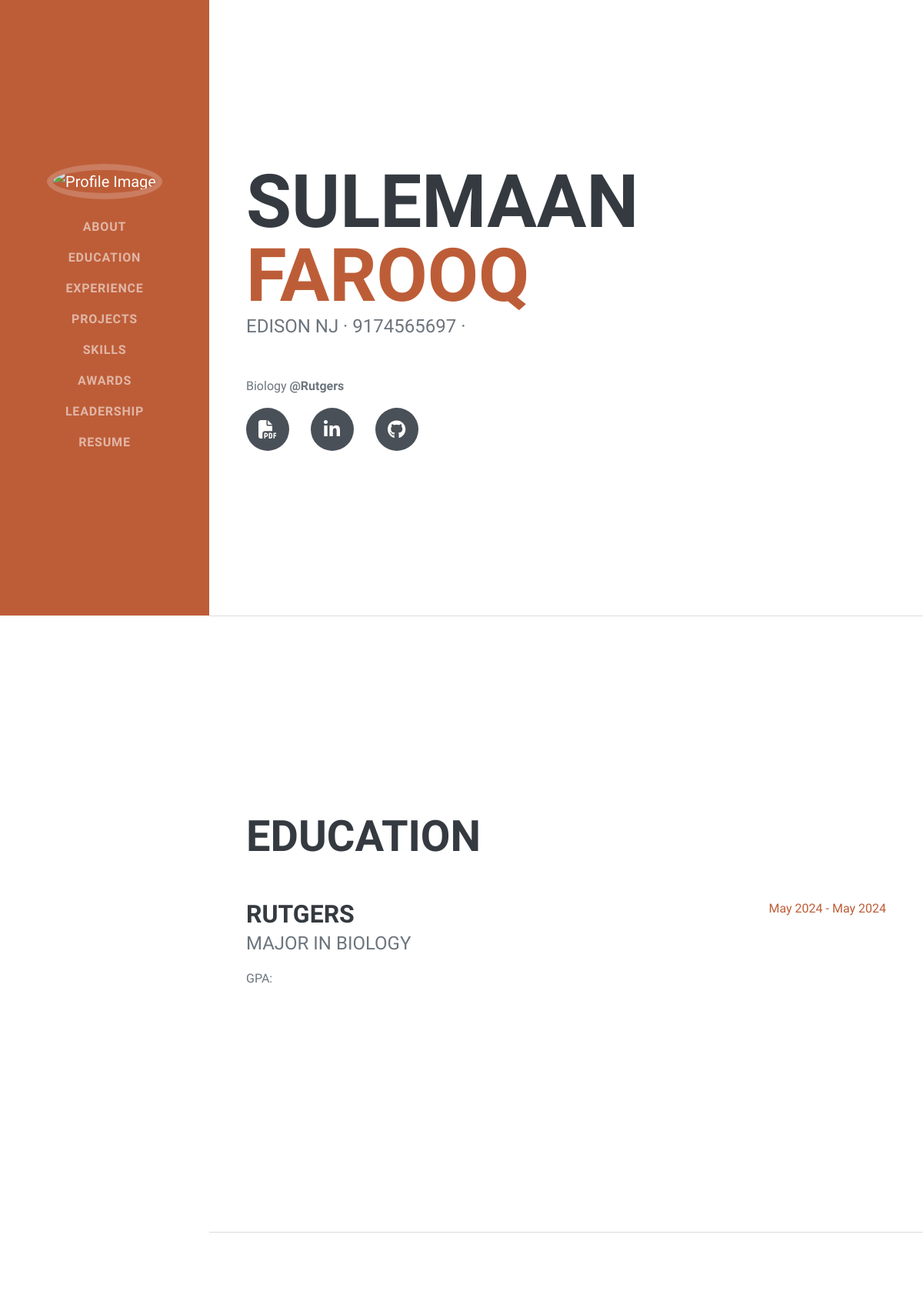
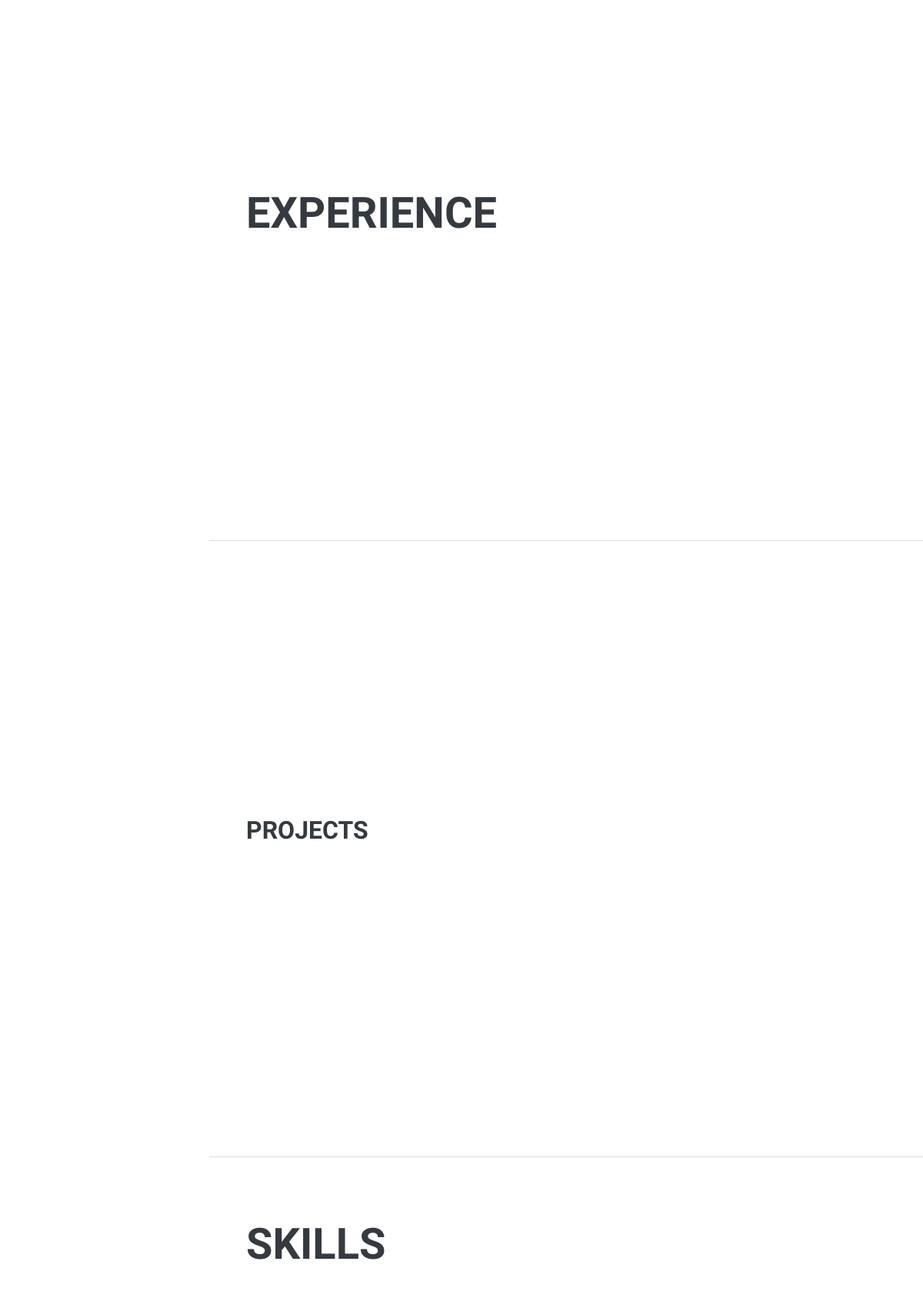
/sulemaan/ (upper part), run on the app's committed database (2 pictures, top to bottom).
### resume_app/models.py (models this page shows, shortened)
class UserProfile(models.Model):
    def profile_image_upload_to(instance, filename):
        return f"profile_pictures/{instance.account.id}.jpg"
    id = models.AutoField(primary_key=True)
    account = models.ForeignKey(Account, on_delete=models.CASCADE, null=True, related_name='account_user_profile')
    user = models.ForeignKey(User, on_delete=models.CASCADE, null=True, related_name='user_profile_user')
    first_name = models.CharField(max_length=255)
    last_name = models.CharField(max_length=255)
    phone = models.CharField(max_length=15)
    city = models.CharField(max_length=255)
    state = models.CharField(max_length=255)
    linkedin_link = models.URLField(blank=True, null=True)
    resume_link = models.URLField(blank=True, null=True)
    github_link = models.URLField(blank=True, null=True)
    website_link = models.URLField(blank=True, null=True)
    profile_image = models.ImageField(upload_to=profile_image_upload_to, storage=OverwriteStorage(), blank=True, null=True)
    institution = models.CharField(max_length=255, blank=True, null=True)
    major = models.CharField(max_length=255, blank=True, null=True)
    minor = models.CharField(max_length=255, blank=True, null=True)
    start_date = models.DateField(default=date.today)
    end_date = models.DateField(default=date.today)
    spoken_languages = models.CharField(max_length=255, blank=True, null=True)
    programming_languages = models.CharField(max_length=255, blank=True, null=True)
    technical_skills = models.CharField(max_length=255, blank=True, null=True)
    leadership = models.CharField(max_length=255, blank=True, null=True)
    DEGREE_CHOICES = [
        ('Science', 'Science'),
        ('Art', 'Art'),
    ]
    degree_type = models.CharField(
        max_length=10,
        choices=DEGREE_CHOICES,
        blank=True,
        null=True,
    )

### resume_app/views.py (the view)
# urls.py: path('<str:url_name>/', website, name='website'),
def website(request, url_name):
    account = Account.objects.get(name=url_name)
    user_profile = get_object_or_404(UserProfile, account=account)
    user_plan = Plan.objects.get(account = account)
    context = {
        'user_profile': user_profile,
        'account' : account,
        'user_plan' : user_plan,
    }
    return render(request, 'website.html', context)

### resume_app/templates/website.html (shortened to what this page needs)
{% load static %}
<!DOCTYPE html>
<html lang="en">
    <head>
        <link href="{% static 'css/styles.css' %}" rel="stylesheet" />
    </head>
    <body>
    <body id="page-top">
        <nav class="navbar navbar-expand-lg navbar-dark bg-primary fixed-top" id="sideNav">
            <a class="navbar-brand js-scroll-trigger" href="#page-top">
                <span class="d-none d-lg-block">
                    {% if user_profile.profile_image %}
                        <img class="img-fluid img-profile rounded-circle mx-auto mb-2" src="{% static 'profile_pictures/' %}{{ account.id }}.jpg" alt="Profile Image" />
                    {% else %}
                        <img class="img-fluid img-profile rounded-circle mx-auto mb-2" src="{% static 'profile_pictures/0.jpg' %}" alt="Profile Image" />
                    {% endif %}
                </span>
            </a>
            <div class="collapse navbar-collapse" id="navbarResponsive">
                <ul class="navbar-nav">
                    <li class="nav-item"><a class="nav-link js-scroll-trigger" href="#about">About</a></li>
                    <li class="nav-item"><a class="nav-link js-scroll-trigger" href="#education">Education</a></li>
                    <li class="nav-item"><a class="nav-link js-scroll-trigger" href="#experience">Experience</a></li>
                    <li class="nav-item"><a class="nav-link js-scroll-trigger" href="#projects">Projects</a></li>
                    <li class="nav-item"><a class="nav-link js-scroll-trigger" href="#skills">Skills</a></li>
                    <li class="nav-item"><a class="nav-link js-scroll-trigger" href="#awards">Awards</a></li>
                    <li class="nav-item"><a class="nav-link js-scroll-trigger" href="#Leadership">Leadership</a></li>
                    <li class="nav-item"><a class="nav-link js-scroll-trigger" href="{{user_profile.resume_link}}" target="_blank">Resume</a></li>
                </ul>
            </div>
        </nav>
        <div class="container-fluid p-0">
            <section class="resume-section" id="about">
                <div class="resume-section-content">
                    <h1 class="mb-0">
                        {{user_profile.first_name}}
                        <span class="text-primary">{{user_profile.last_name}}</span>
                    </h1>
                    <div class="subheading mb-5">
                        {{user_profile.city}} {{user_profile.state}} · {{user_profile.phone}} ·
                    </div>
                    <p> {{ user_profile.major }} <b> @{{ user_profile.institution }} </b> <br> </p>
                    <div class="social-icons">
                        <a class="social-icon" href="{{user_profile.resume_link}}" target="_blank"><i class="fa-solid fa-file-pdf"></i></a>
                        <a class="social-icon" href="{{user_profile.linkedin_link}}" target="_blank" ><i class="fab fa-linkedin-in"></i></a>
                        <a class="social-icon" href="{{user_profile.github_link}}" target="_blank"><i class="fab fa-github"></i></a>
                    </div>
                </div>
            </section>
            <hr class="m-0" />
            <section class="resume-section" id="education">
                <div class="resume-section-content">
                    <h2 class="mb-5">Education</h2>
                    <div class="d-flex flex-column flex-md-row justify-content-between mb-5">
                        <div class="flex-grow-1">
                            <h3 class="mb-0">{{ user_profile.institution }}</h3>
                            <div class="subheading mb-3">Major in {{ user_profile.major }}</div>
                            <p>GPA: </p>
                        </div>
                        <div class="flex-shrink-0"><span class="text-primary">  {{ user_profile.start_date|date:"F Y" }} - {% if user_profile.end_date %}{{ user_profile.end_date|date:"F Y" }}{% else %}Present{% endif %} </span></div>
                    </div>
                </div>
            </section>
            <hr class="m-0" />
            <section class="resume-section" id="experience">
                <div class="resume-section-content">
                    <h2 class="mb-5">Experience</h2>
                </div>
            </section>
            <hr class="m-0" />
            <section class="resume-section" id="projects">
                <div class="d-flex flex-column flex-md-row justify-content-between mb-5">
                    <div class="flex-grow-1">
                        <h3 class="mb-0">PROJECTS</h3>
                    </div>
                </div>
            </section>
            <hr class="m-0" />
            <section class="resume-section" id="skills">
                <div class="resume-section-content">
                    <h2 class="mb-5">Skills</h2>
                </div>
            </section>
        </div>
    </body>
</html>

### data on the page
UserProfile: first_name "SULEMAAN", last_name "FAROOQ", city "EDISON", state "NJ", phone "9174565697", major "Biology", institution "Rutgers", institution "RUTGERS", major "BIOLOGY", start_date "May 2024", end_date "May 2024"
